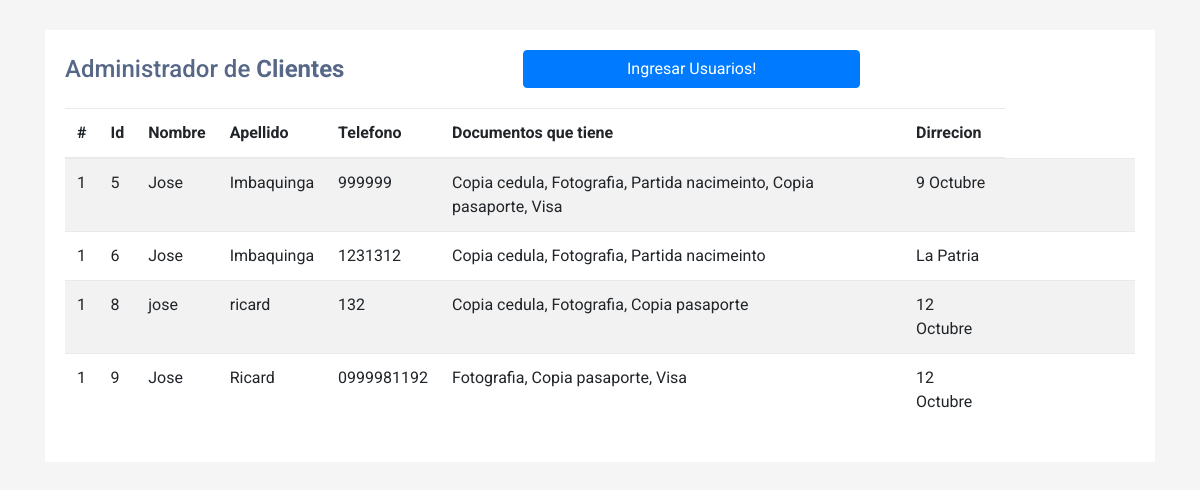
The app's page /ver.php with its own data.
### tables this page shows
CREATE TABLE `clientes` (
  `id` int(11) NOT NULL,
  `nombre` varchar(255) NOT NULL,
  `apellido` varchar(255) NOT NULL,
  `telefono` varchar(255) NOT NULL,
  `documentos` varchar(256) NOT NULL,
  `direccion` varchar(256) NOT NULL
);

### ver.php (the view, shortened to what this page needs)
<?php
require_once('config.php');
?>
<!DOCTYPE html>
<html lang="en">
<head>
    <link rel="stylesheet" href="https://stackpath.bootstrapcdn.com/bootstrap/4.5.0/css/bootstrap.min.css">
    <link rel="stylesheet" href="https://maxcdn.bootstrapcdn.com/font-awesome/4.7.0/css/font-awesome.min.css">
    <link rel="stylesheet" href="css/estiloindex.css">
</head>
<body>
    <div class="container-xl">
        <div class="table-responsive">
            <div class="table-wrapper">
                <div class="table-title">
                    <div class="row">
                        <div class="col-sm-5">
                            <h2>Administrador de <b>Clientes</b></h2>
                        </div>
                        <div class="col-md-4">
                <a href="index.php" class="btn btn-primary btn-block">Ingresar Usuarios!</a>
            </div>
                    </div>
                </div>
                <table class="table table-striped table-hover">
                    <thead>
                        <tr>
                            <th>#</th>
                            <th>Id </th>
                            <th>Nombre </th>
                            <th>Apellido </th>
                            <th>Telefono </th>
                            <th>Documentos que tiene</th>
                            <th>Dirrecion</th>
                        </tr>
                    </thead>
                    <tbody>
                    <?php
                    $cnt = 1;
                    $query = "SELECT * FROM clientes";
                    $stmt = $db->query($query);
                    $results = $stmt->fetchAll();
                    foreach ($results as $row) {
                ?>
                            <tr class="<?php echo $fila_clase; ?>">
                            <td><?php echo $cnt; ?></td>
                            <td><?php echo $row['id']; ?></td>
                            <td><?php echo $row['nombre']; ?></td>
                            <td><?php echo $row['apellido']; ?></td>
                            <td><?php echo $row['telefono']; ?></td>
                            <td><?php echo $row['documentos']; ?></td>
                            <td><?php echo $row['direccion']; ?></td>
                            <td>
                            </td>
                        </tr>
                <?php
                    }
               ?>
                    </tbody>
                </table>
            </div>
        </div>
    </div>
</body>
</html>

### css/estiloindex.css (style rules this page uses)
body { color: #566787; background: #f5f5f5; font-family: 'Roboto', sans-serif; }
.table-responsive { margin: 30px 0; }
.table-wrapper { min-width: 1000px; background: #fff; padding: 20px; box-shadow: 0 1px 1px rgba(0,0,0,.05); }
.table-title { font-size: 15px; padding-bottom: 10px; margin: 0 0 10px; min-height: 45px; }
.table-title h2 { margin: 5px 0 0; font-size: 24px; }
table.table tr th, table.table tr td { border-color: #e9e9e9; }
table.table td:last-child { width: 130px; }

### records on screen
clientes: id "5", nombre "Jose", apellido "Imbaquinga", telefono "999999", documentos "Copia cedula, Fotografia, Partida nacimeinto, Copia pasaporte, Visa", direccion "9 Octubre"
clientes: id "6", nombre "Jose", apellido "Imbaquinga", telefono "1231312", documentos "Copia cedula, Fotografia, Partida nacimeinto", direccion "La Patria"
clientes: id "8", nombre "jose", apellido "ricard", telefono "132", documentos "Copia cedula, Fotografia, Copia pasaporte", direccion "12 Octubre"
clientes: id "9", nombre "Jose", apellido "Ricard", telefono "0999981192", documentos "Fotografia, Copia pasaporte, Visa", direccion "12 Octubre"
